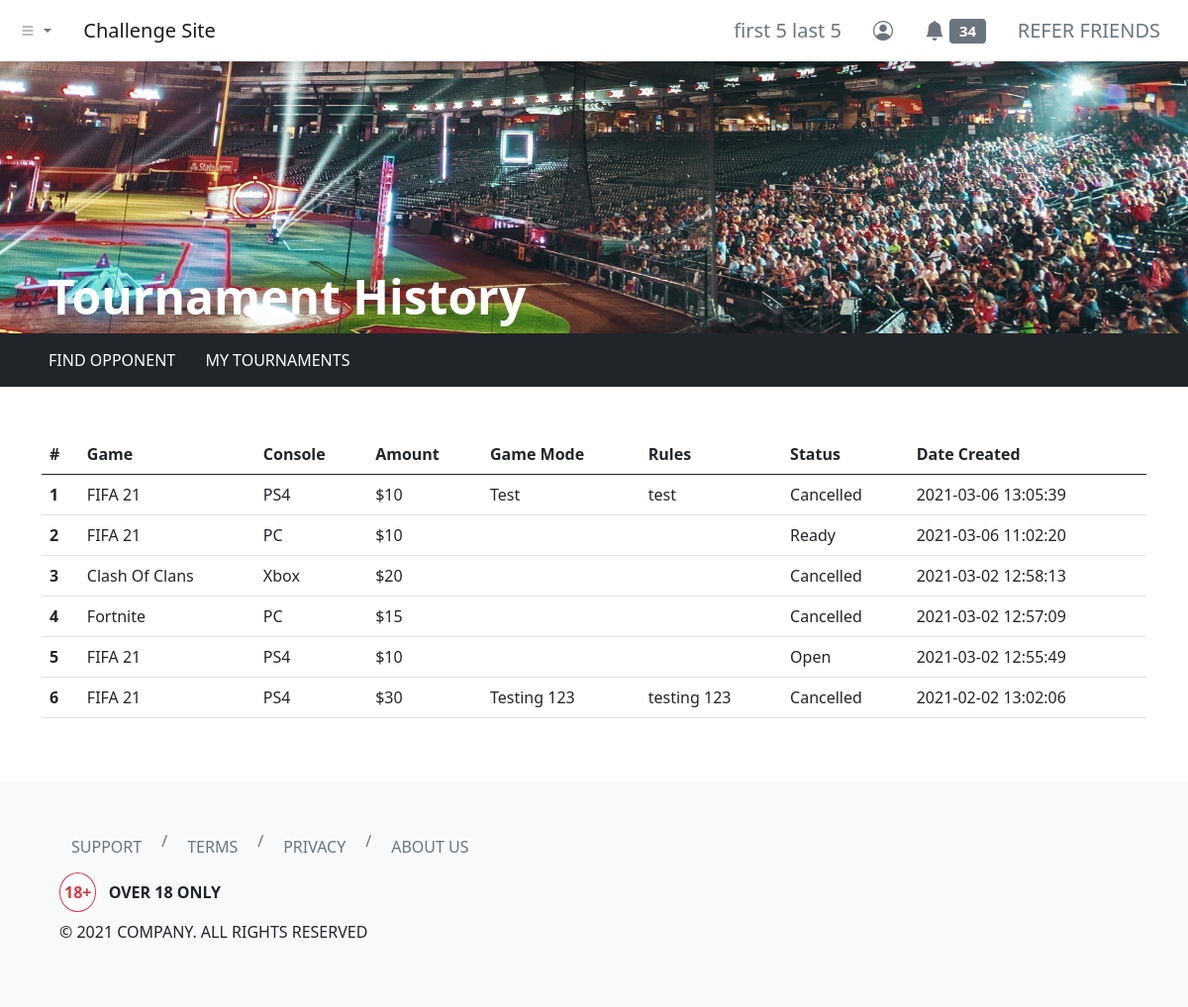
Before: /dashboard/tournaments/history/index.php (signed in) with the older database file.
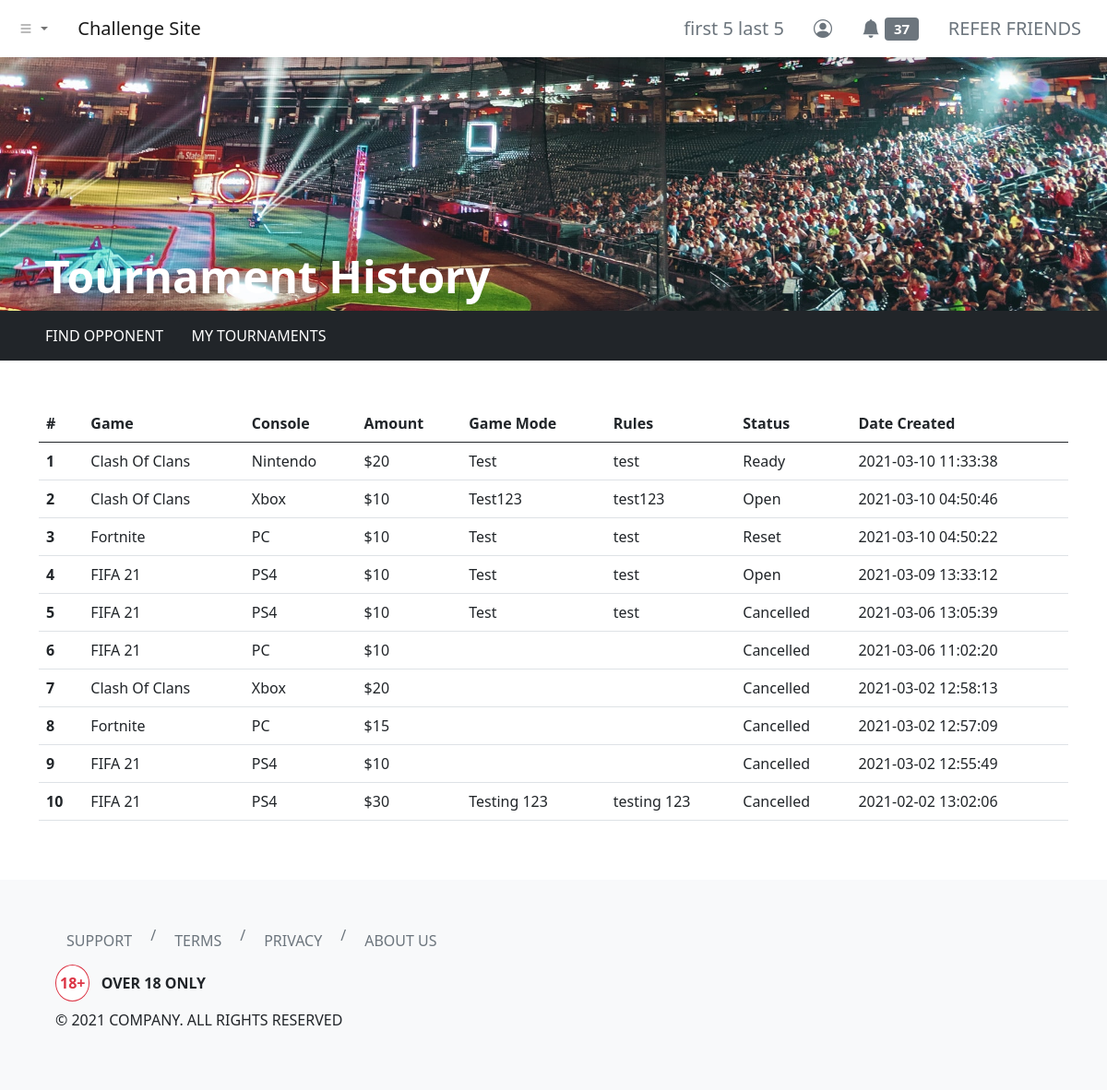
After: the same page with the newer database file.
### tables this page shows
CREATE TABLE `users` (
  `id` int(11) NOT NULL,
  `username` varchar(255) NOT NULL,
  `first_name` varchar(255) NOT NULL,
  `last_name` varchar(255) NOT NULL,
  `email` varchar(255) NOT NULL,
  `user_password` varchar(255) NOT NULL,
  `balance` decimal(65,30) UNSIGNED NOT NULL DEFAULT 0.000000000000000000000000000000,
  `skill_points` int(11) NOT NULL
);

CREATE TABLE `tournaments_log` (
  `tournament_id` int(11) NOT NULL,
  `tournament_by` int(11) NOT NULL,
  `game` varchar(255) NOT NULL,
  `console` varchar(255) NOT NULL,
  `amount` int(11) NOT NULL,
  `players` int(11) NOT NULL,
  `start_date` date DEFAULT NULL,
  `start_time` time DEFAULT NULL,
  `game_mode` varchar(255) NOT NULL,
  `rules` text NOT NULL,
  `status` varchar(255) NOT NULL DEFAULT 'open',
  `created_timestamp` timestamp NOT NULL DEFAULT current_timestamp(),
  `ready_timestamp` timestamp NULL DEFAULT NULL,
  `reset_timestamp` timestamp NULL DEFAULT NULL,
  `cancelled_timestamp` timestamp NULL DEFAULT NULL,
  `reopen_timestamp` timestamp NULL DEFAULT NULL
);

### dashboard/tournaments/history/index.php (the view)
<?php
include '../../../header.php';
?>
<link rel="stylesheet" href="./index.css">
<div class="hero d-flex align-items-end">
    <h1 class="ms-5 text-white display-5 fw-bold">Tournament History</h1>
</div>
<div class="container-fluid bg-dark py-2">
    <div class="row">
        <div class="col mx-4">
            <a class="btn btn-dark text-uppercase" href="../../find-opponent" role="button">Find Opponent</a>
            <a class="btn btn-dark text-uppercase" href="../" role="button">My Tournaments</a>
        </div>
    </div>
</div>
<div class="container my-5">
    <div class="row">
        <div class="col">
            <table class="table">
                <thead>
                    <tr>
                        <th scope="col">#</th>
                        <th scope="col">Game</th>
                        <th scope="col">Console</th>
                        <th scope="col">Amount</th>
                        <th scope="col">Game Mode</th>
                        <th scope="col">Rules</th>
                        <th scope="col">Status</th>
                        <th scope="col">Date Created</th>
                    </tr>
                </thead>
                <tbody>
                    <?php
                    include_once '../../../php-apis/db-config.php';
                    $user_id = $_SESSION['id'];
                    $sql = "SELECT * FROM tournaments_log WHERE tournament_by = $user_id ORDER BY created_timestamp DESC";
                    $result = mysqli_query($conn, $sql);
                    if (mysqli_num_rows($result) > 0) {
                        $count = 1;
                        while ($row = mysqli_fetch_assoc($result)) {
                    ?>
                            <tr>
                                <th scope="row"><?php echo $count; ?></th>
                                <td><?php echo (($row['game'] === 'fifa_21') ? (strtoupper(str_replace("_", " ", $row['game']))) : (ucwords(str_replace("_", " ", $row['game'])))); ?></td>
                                <td><?php echo (($row['console'] === 'ps4' || $row['console'] === 'pc') ? (strtoupper($row['console'])) : (ucwords($row['console']))); ?></td>
                                <td><?php echo '$' . $row['amount']; ?></td>
                                <td class="text-capitalize"><?php echo $row['game_mode']; ?></td>
                                <td><?php echo $row['rules']; ?></td>
                                <td class="text-capitalize"><?php echo $row['status']; ?></td>
                                <td><?php echo $row['created_timestamp']; ?></td>
                            </tr>
                        <?php
                            $count++;
                        }
                    } else {
                        ?>
                        <tr>
                            <td colspan="8" class="text-center text-danger">No Tournaments Found</td>
                        </tr>
                    <?php } ?>
                </tbody>
            </table>
        </div>
    </div>
</div>
<?php
include '../../../footer.php';
?>

### header.php (shortened to what this page needs)
<?php
function urlPrefix()
{
    if (basename(getcwd()) === basename(__DIR__)) {
        return './';
    } elseif (basename(dirname(getcwd())) === basename(__DIR__)) {
        return '../';
    } elseif (basename(dirname(dirname(getcwd()))) === basename(__DIR__)) {
        return '../../';
    } elseif (basename(dirname(dirname(dirname(getcwd())))) === basename(__DIR__)) {
        return '../../../';
    } else {
        return './';
    }
}
?>
<!DOCTYPE html>
<html lang="en">
<head>
    <link href="https://cdn.jsdelivr.net/npm/bootstrap@5.0.0-beta2/dist/css/bootstrap.min.css" rel="stylesheet">
    <link rel="stylesheet" href="https://cdn.jsdelivr.net/npm/bootstrap-icons@1.3.0/font/bootstrap-icons.css">
</head>
<body>
    <nav class="navbar navbar-expand-sm navbar-light bg-white shadow">
        <div class="container-fluid">
            <ul class="navbar-nav me-4">
                <li class="nav-item dropdown">
                    <a class="nav-link dropdown-toggle" href="#" id="navbarDropdownMenuLink" role="button" data-bs-toggle="dropdown" aria-expanded="false">
                        <i class="bi bi-list"></i>
                    </a>
                </li>
            </ul>
            <a class="navbar-brand" href="<?php echo urlPrefix(); ?>">Challenge Site</a>
            <div class="collapse navbar-collapse" id="navbarNavDropdown">
                <ul class="navbar-nav ms-auto">
                    <?php if (isset($_SESSION['id'])) { ?>
                        <li class="nav-item">
                            <a class="btn btn-lg btn-outline-secondary border-0" aria-current="page" href="<?php echo urlPrefix() . 'dashboard/profile/'; ?>">
                                <?php
                                include_once urlPrefix() . 'php-apis/db-config.php';
                                $user_id = $_SESSION['id'];
                                $sql = "SELECT * FROM users WHERE id=$user_id";
                                $result = mysqli_query($conn, $sql);
                                if (mysqli_num_rows($result) > 0) {
                                    while ($row = mysqli_fetch_assoc($result)) {
                                        echo $row['first_name'] . ' ' . $row['last_name'];
                                    }
                                } else {
                                    header("Location: " . urlPrefix() . "php-apis/logout.php");
                                    die();
                                }
                                ?>
                            </a>
                        </li>
                        <li class="nav-item">
                            <a class="btn btn-lg btn-outline-secondary border-0" aria-current="page" href="<?php echo urlPrefix() . 'dashboard/profile/'; ?>"><i class="bi bi-person-circle"></i></a>
                        </li>
                        <li class="nav-item">
                            <a class="btn btn-lg btn-outline-secondary border-0" aria-current="page" href="<?php echo urlPrefix() . 'dashboard/notifications/'; ?>">
                                <i class="bi bi-bell-fill"></i>
                                <span class="badge bg-secondary">
                                    <?php
                                    $sql2 = "SELECT COUNT(*) AS unread_notifs FROM notifications WHERE notif_for = $user_id AND notif_status = 'unread'";
                                    $result2 = mysqli_query($conn, $sql2);
                                    if (mysqli_num_rows($result2) > 0) {
                                        while ($row2 = mysqli_fetch_assoc($result2)) {
                                            echo $row2['unread_notifs'];
                                        }
                                    } else {
                                        echo "0";
                                    }
                                    ?>
                                </span>
                            </a>
                        </li>
                        <li class="nav-item">
                            <a class="btn btn-lg btn-outline-secondary border-0" aria-current="page" href="<?php echo urlPrefix() . 'dashboard/refer/'; ?>">REFER FRIENDS</a>
                        </li>
                    <?php } else { ?>
                        <li class="nav-item">
                            <a class="btn btn-lg btn-outline-secondary border-0" aria-current="page" href="<?php echo urlPrefix() . 'login/'; ?>">ENTER</a>
                        </li>
                    <?php } ?>
                </ul>
            </div>
        </div>
    </nav>

### footer.php (shortened to what this page needs)
<footer class="bg-light p-5">
    <div class="container-fluid">
        <div class="row">
            <div class="col">
                <nav aria-label="breadcrumb">
                    <ol class="breadcrumb">
                        <li class="breadcrumb-item"><a class="btn btn-outline-secondary border-0" href="<?php echo urlPrefix() . 'help/'; ?>">SUPPORT</a></li>
                        <li class="breadcrumb-item"><a class="btn btn-outline-secondary border-0" href="<?php echo urlPrefix() . 'terms/'; ?>">TERMS</a></li>
                        <li class="breadcrumb-item"><a class="btn btn-outline-secondary border-0" href="<?php echo urlPrefix() . 'privacy/'; ?>">PRIVACY</a></li>
                        <li class="breadcrumb-item"><a class="btn btn-outline-secondary border-0" href="<?php echo urlPrefix() . 'about/'; ?>">ABOUT US</a></li>
                    </ol>
                </nav>
            </div>
        </div>
        <div class="row">
            <div class="col">
                <p class="fw-bold"><span class="border border-danger rounded-circle bg-white text-danger px-1 py-2 me-2">18+</span> OVER 18 ONLY</p>
                <p>© 2021 COMPANY. ALL RIGHTS RESERVED</p>
            </div>
        </div>
    </div>
</footer>
</body>
</html>

### dashboard/tournaments/history/index.css (style rules this page uses)
.hero { background-image: url('../../../images/avi-waxman-xlO5WWQDcQQ-unsplash.jpg'); background-position: bottom; background-repeat: no-repeat; background-size: cover; min-height: 275px; }

Changed rows visible on the page:
added tournaments_log: game "Clash Of Clans", console "Nintendo", amount "20", game_mode "Test", rules "test", status "Ready", created_timestamp "2021-03-10 11:33:38"
added tournaments_log: game "Clash Of Clans", console "Xbox", amount "10", game_mode "Test123", rules "test123", status "Open", created_timestamp "2021-03-10 04:50:46"
added tournaments_log: game "Fortnite", console "PC", amount "10", game_mode "Test", rules "test", status "Reset", created_timestamp "2021-03-10 04:50:22"
added tournaments_log: game "FIFA 21", console "PS4", amount "10", game_mode "Test", rules "test", status "Open", created_timestamp "2021-03-09 13:33:12"
changed tournaments_log (number 6 of 10 on the later page): status "Ready" → "Cancelled"
changed tournaments_log (number 9 of 10 on the later page): status "Open" → "Cancelled"
Other visible differences:
new list line: "37"
list line gone: "34"
